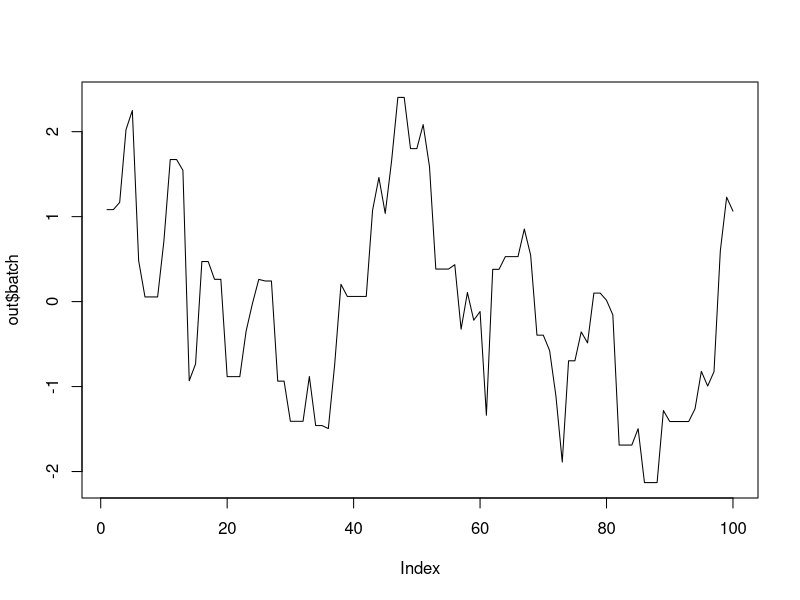
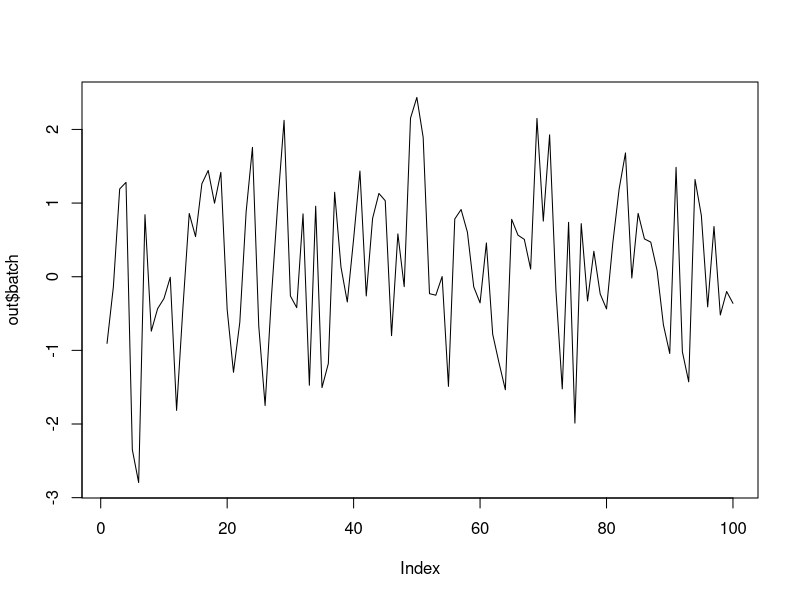
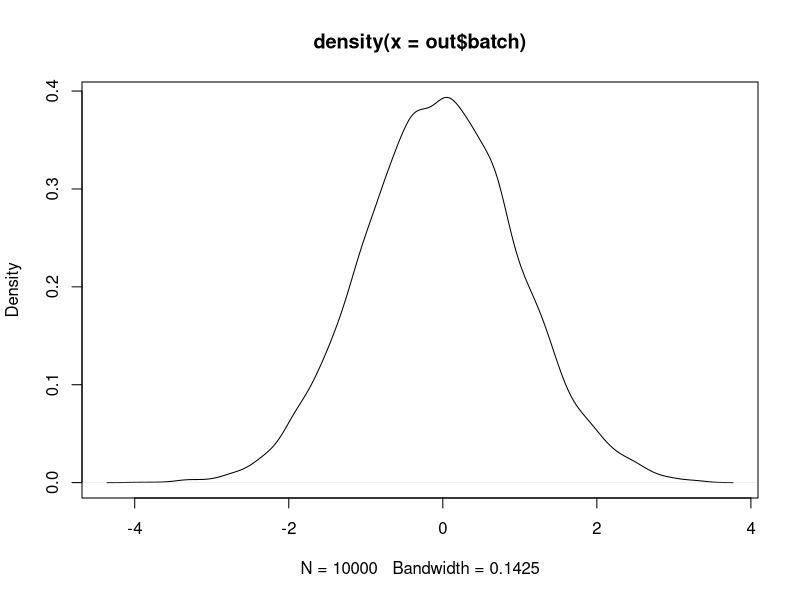

The R script that drew these images, in order:
## ---- chunk 1
library(mcmc)
h = function(x){ y = -x^2 / 2 } # the log, unnormalized function

out = metrop( obj = h, initial = 0, nbatch = 100, nspac = 1  )
plot(out$batch, type = "l") # a time series with flat steps

out = metrop( obj = h, initial = 0, nbatch = 100, nspac = 10  )
plot(out$batch, type = "l") # a time series looks like a white noise

out = metrop( obj = h, initial = 0, nbatch = 10000, nspac = 10  )
summary(out)
plot(density(out$batch))
## ---- chunk 2
library(mcmc)

# DGP
n = 100
b0 = c(1,2)
X = cbind(1, rnorm(n))
Y = X %*% b0 + rnorm(n)

# Laplace-type estimator
L = function(b) -sum( (Y - X %*% b )^2 )  # criterion function

out = metrop( obj = L, initial = c(0,0), nbatch = 10000, nspac = 10  )

# summarize the estimation
bhat2 = out$batch[,2]
bhat2_point = mean(bhat2)
bhat2_var   = var(bhat2)
bhat2_CI = quantile(bhat2, c(.025, .975) )

# compare with OLS
b_OLS = summary( lm(Y~-1+X) )
